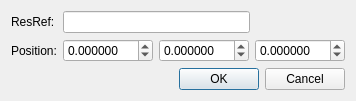
<?xml version="1.0" encoding="UTF-8"?>
<ui version="4.0">
 <class>Dialog</class>
 <widget class="QDialog" name="Dialog">
  <property name="geometry">
   <rect>
    <x>0</x>
    <y>0</y>
    <width>352</width>
    <height>97</height>
   </rect>
  </property>
  <property name="sizePolicy">
   <sizepolicy hsizetype="Fixed" vsizetype="Fixed">
    <horstretch>0</horstretch>
    <verstretch>0</verstretch>
   </sizepolicy>
  </property>
  <property name="windowTitle">
   <string>Edit Encounter</string>
  </property>
  <layout class="QVBoxLayout" name="verticalLayout">
   <item>
    <layout class="QFormLayout" name="formLayout">
     <item row="0" column="0">
      <widget class="QLabel" name="label">
       <property name="text">
        <string>ResRef:</string>
       </property>
      </widget>
     </item>
     <item row="0" column="1">
      <widget class="QLineEdit" name="resrefEdit">
       <property name="maximumSize">
        <size>
         <width>187</width>
         <height>16777215</height>
        </size>
       </property>
       <property name="maxLength">
        <number>16</number>
       </property>
      </widget>
     </item>
     <item row="1" column="0">
      <widget class="QLabel" name="label_2">
       <property name="text">
        <string>Position:</string>
       </property>
      </widget>
     </item>
     <item row="1" column="1">
      <layout class="QHBoxLayout" name="horizontalLayout">
       <item>
        <widget class="QDoubleSpinBox" name="xPosSpin">
         <property name="maximumSize">
          <size>
           <width>90</width>
           <height>16777215</height>
          </size>
         </property>
         <property name="decimals">
          <number>6</number>
         </property>
         <property name="minimum">
          <double>-1000000.000000000000000</double>
         </property>
         <property name="maximum">
          <double>1000000.000000000000000</double>
         </property>
        </widget>
       </item>
       <item>
        <widget class="QDoubleSpinBox" name="yPosSpin">
         <property name="maximumSize">
          <size>
           <width>90</width>
           <height>16777215</height>
          </size>
         </property>
         <property name="decimals">
          <number>6</number>
         </property>
         <property name="minimum">
          <double>-1000000.000000000000000</double>
         </property>
         <property name="maximum">
          <double>1000000.000000000000000</double>
         </property>
        </widget>
       </item>
       <item>
        <widget class="QDoubleSpinBox" name="zPosSpin">
         <property name="maximumSize">
          <size>
           <width>90</width>
           <height>16777215</height>
          </size>
         </property>
         <property name="decimals">
          <number>6</number>
         </property>
         <property name="minimum">
          <double>-1000000.000000000000000</double>
         </property>
         <property name="maximum">
          <double>1000000.000000000000000</double>
         </property>
        </widget>
       </item>
      </layout>
     </item>
    </layout>
   </item>
   <item>
    <widget class="QDialogButtonBox" name="buttonBox">
     <property name="orientation">
      <enum>Qt::Horizontal</enum>
     </property>
     <property name="standardButtons">
      <set>QDialogButtonBox::Cancel|QDialogButtonBox::Ok</set>
     </property>
    </widget>
   </item>
  </layout>
 </widget>
 <resources/>
 <connections>
  <connection>
   <sender>buttonBox</sender>
   <signal>accepted()</signal>
   <receiver>Dialog</receiver>
   <slot>accept()</slot>
   <hints>
    <hint type="sourcelabel">
     <x>248</x>
     <y>254</y>
    </hint>
    <hint type="destinationlabel">
     <x>157</x>
     <y>274</y>
    </hint>
   </hints>
  </connection>
  <connection>
   <sender>buttonBox</sender>
   <signal>rejected()</signal>
   <receiver>Dialog</receiver>
   <slot>reject()</slot>
   <hints>
    <hint type="sourcelabel">
     <x>316</x>
     <y>260</y>
    </hint>
    <hint type="destinationlabel">
     <x>286</x>
     <y>274</y>
    </hint>
   </hints>
  </connection>
 </connections>
</ui>
